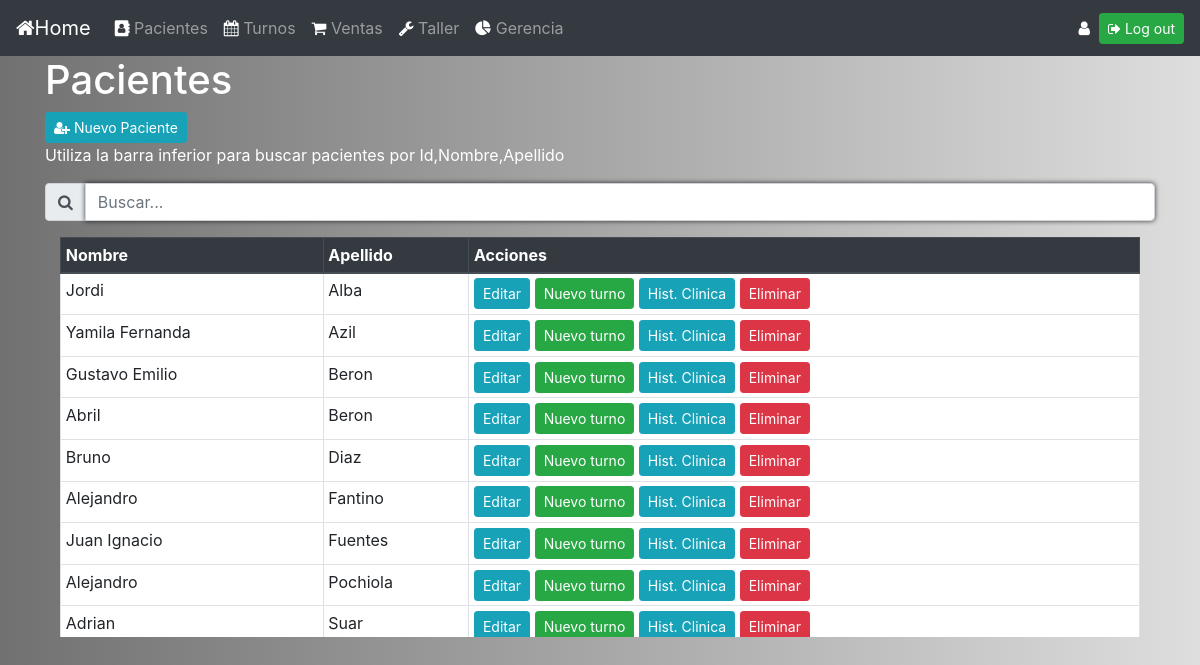
The page /pacientes (signed in) on the database its author committed.
### gestion_consultorio/models.py (models this page shows, shortened)
class paciente(models.Model):
    nombre = models.CharField(max_length=64)
    apellido = models.CharField(max_length=64)

### gestion_consultorio/views.py (the view, shortened to what this page needs)
# urls.py: path('pacientes', views.pacientes, name='pacientes'),
@login_required(login_url='login_view')
@user_passes_test(acceso_pacientes, login_url='errorpermisos')
def pacientes(request):
    return render(request,"pacientes.html", {"medicos":medico.objects.all(),"pacientes": paciente.objects.all().order_by('apellido'), "form": FormNuevoPaciente()})

### gestion_consultorio/views.py
class FormNuevoPaciente(forms.Form):
    nombre = forms.CharField(label="Nombre")
    apellido =forms.CharField(label="Apellido")

### gestion_consultorio/views.py (called while the page is built)
def acceso_pacientes(user):
    return user.groups.filter(name__in=['Medicos','Secretarias']).exists()

### gestion_consultorio/templates/pacientes.html (shortened to what this page needs)
{% extends "layout.html" %}
{% block body %}
<div class="container">
  <h1 style="color:white">Pacientes</h1>
  {% if perms.gestion_consultorio.change_paciente %}
    <button type="button" class="btn btn-info btn-sm" data-toggle="modal" data-target="#nuevo_paciente"><i class="fa fa-user-plus" aria-hidden="true"></i> Nuevo Paciente</button>
  {% else %}
    <button type="button" class="btn btn-info btn-sm" disabled><i class="fa fa-user-plus" aria-hidden="true"></i> Nuevo Paciente</button>
  {% endif %}
  <p style="color:white">Utiliza la barra inferior para buscar pacientes por Id,Nombre,Apellido</p>
  <div class="input-group mb-3">
    <div class="input-group-prepend">
      <span class="input-group-text" id="basic-addon1"><i class="fa fa-search"></i></span>
    </div>
    <input type="text" class="form-control" id="buscar_tabla" placeholder="Buscar..." aria-label="Username" aria-describedby="basic-addon1">
  </div>
</div>
<div class="container">
  <div id="div1" class ="col-md-12">
    <table border="1" class="table table-hover table-bordered bg-white table-sm">
      <thead class="thead-dark">
        <tr>
          <th scope="col">Nombre</th>
          <th scope="col">Apellido</th>
          <th scope="col">Acciones</th>
        </tr>
      </thead>
      <tbody id="tabla_pacientes">
        {% for unPaciente in pacientes %}
          <tr>
            <td>{{unPaciente.nombre}}</td>
            <td>{{unPaciente.apellido}}</td>
            <td>
              {% if perms.gestion_consultorio.change_paciente %}
                <button type="button" class="btn btn-info btn-sm" data-toggle="modal" data-target="#editar_paciente" onclick="editar_paciente(this);" value="{{unPaciente.id}},{{unPaciente.nombre}},{{unPaciente.apellido}}">Editar</button>
                <button type="button" class="btn btn-success btn-sm" data-toggle="modal" data-target="#nuevo_turno" onclick="mostrarvalor(this);" value="{{unPaciente.id}},{{unPaciente.nombre}},{{unPaciente.apellido}}">Nuevo turno</button>
                <a href="{% url 'historia_clinica' unPaciente.id %}" class="btn btn-info btn-sm">Hist. Clinica</a>
                <a href="{% url 'eliminar_paciente' unPaciente.id %}" class="btn btn-danger btn-sm btn-delete" id="btn-delete">Eliminar</a>
              {% endif %}
            </td>
          </tr>
        {% endfor %}
      </tbody>
    </table>
  </div>
</div>
{% endblock %}

### gestion_consultorio/static/css/estilos.css (style rules this page uses)
body { background: #717171; background: -moz-linear-gradient(left, #717171 0%, #B3B3B3 61%, #DEDEDE 100%); background: -webkit-linear-gradient(left, #717171 0%, #B3B3B3 61%, #DEDEDE 100%); background: linear-gradient(to right, #717171 0%, #B3B3B3 61%, #DEDEDE 100%); }
#div1 { overflow-y: scroll; overflow-x: hidden; height:400px; width: 100%; }
td { margin: 0 auto; }
input { border-color:#cccccc; border-style:solid; padding:3px; border-width:2px; border-radius:5px; box-shadow: 0px 0px 5px 0px rgba(0, 0, 0, 0.75); font-size:14px; }

### rows shown on the page
paciente: nombre "Jordi", apellido "Alba"
paciente: nombre "Yamila Fernanda", apellido "Azil"
paciente: nombre "Gustavo Emilio", apellido "Beron"
paciente: nombre "Abril", apellido "Beron"
paciente: nombre "Bruno", apellido "Diaz"
paciente: nombre "Alejandro", apellido "Fantino"
paciente: nombre "Juan Ignacio", apellido "Fuentes"
paciente: nombre "Alejandro", apellido "Pochiola"
paciente: nombre "Adrian", apellido "Suar"
